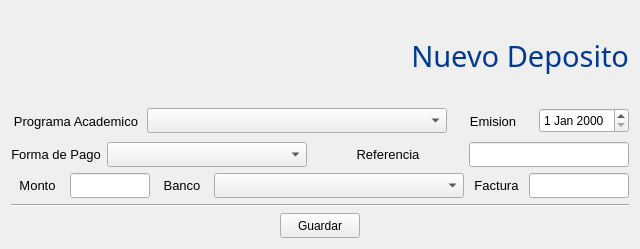
<?xml version="1.0" encoding="UTF-8"?>
<ui version="4.0">
 <class>nuevodeposito</class>
 <widget class="QWidget" name="nuevodeposito">
  <property name="geometry">
   <rect>
    <x>0</x>
    <y>0</y>
    <width>640</width>
    <height>249</height>
   </rect>
  </property>
  <property name="windowTitle">
   <string>CAJA</string>
  </property>
  <property name="windowIcon">
   <iconset resource="icons.qrc">
    <normaloff>:/new/prefix1/iconos/esfera48.png</normaloff>:/new/prefix1/iconos/esfera48.png</iconset>
  </property>
  <layout class="QVBoxLayout" name="verticalLayout">
   <item>
    <widget class="QLabel" name="label_2">
     <property name="font">
      <font>
       <family>Gill Sans MT</family>
       <pointsize>22</pointsize>
       <weight>50</weight>
       <italic>false</italic>
       <bold>false</bold>
      </font>
     </property>
     <property name="styleSheet">
      <string notr="true">font: 22pt &quot;Gill Sans MT&quot;;
color: rgb(00,56,147);</string>
     </property>
     <property name="text">
      <string>Nuevo Deposito</string>
     </property>
     <property name="alignment">
      <set>Qt::AlignRight|Qt::AlignTrailing|Qt::AlignVCenter</set>
     </property>
    </widget>
   </item>
   <item>
    <layout class="QHBoxLayout" name="horizontalLayout_2">
     <item>
      <widget class="QLabel" name="label">
       <property name="minimumSize">
        <size>
         <width>130</width>
         <height>0</height>
        </size>
       </property>
       <property name="maximumSize">
        <size>
         <width>130</width>
         <height>16777215</height>
        </size>
       </property>
       <property name="font">
        <font>
         <family>Segoe UI</family>
         <pointsize>10</pointsize>
        </font>
       </property>
       <property name="text">
        <string>Programa Academico</string>
       </property>
       <property name="alignment">
        <set>Qt::AlignCenter</set>
       </property>
      </widget>
     </item>
     <item>
      <widget class="QComboBox" name="prog">
       <property name="minimumSize">
        <size>
         <width>300</width>
         <height>25</height>
        </size>
       </property>
       <property name="maximumSize">
        <size>
         <width>300</width>
         <height>16777215</height>
        </size>
       </property>
      </widget>
     </item>
     <item>
      <widget class="QLabel" name="label_51">
       <property name="minimumSize">
        <size>
         <width>50</width>
         <height>30</height>
        </size>
       </property>
       <property name="maximumSize">
        <size>
         <width>16777215</width>
         <height>30</height>
        </size>
       </property>
       <property name="font">
        <font>
         <family>Segoe UI</family>
         <pointsize>10</pointsize>
        </font>
       </property>
       <property name="text">
        <string>Emision</string>
       </property>
       <property name="alignment">
        <set>Qt::AlignCenter</set>
       </property>
      </widget>
     </item>
     <item>
      <widget class="QDateEdit" name="fecha">
       <property name="minimumSize">
        <size>
         <width>90</width>
         <height>25</height>
        </size>
       </property>
       <property name="maximumSize">
        <size>
         <width>90</width>
         <height>16777215</height>
        </size>
       </property>
       <property name="font">
        <font>
         <family>Segoe UI</family>
         <pointsize>9</pointsize>
        </font>
       </property>
      </widget>
     </item>
    </layout>
   </item>
   <item>
    <layout class="QHBoxLayout" name="horizontalLayout_3">
     <item>
      <widget class="QLabel" name="label_7">
       <property name="maximumSize">
        <size>
         <width>90</width>
         <height>30</height>
        </size>
       </property>
       <property name="font">
        <font>
         <family>Segoe UI</family>
         <pointsize>10</pointsize>
        </font>
       </property>
       <property name="text">
        <string>Forma de Pago</string>
       </property>
       <property name="alignment">
        <set>Qt::AlignCenter</set>
       </property>
      </widget>
     </item>
     <item>
      <widget class="QComboBox" name="pago">
       <property name="minimumSize">
        <size>
         <width>200</width>
         <height>25</height>
        </size>
       </property>
       <property name="maximumSize">
        <size>
         <width>120</width>
         <height>16777215</height>
        </size>
       </property>
       <property name="font">
        <font>
         <pointsize>9</pointsize>
        </font>
       </property>
      </widget>
     </item>
     <item>
      <widget class="QLabel" name="label_49">
       <property name="minimumSize">
        <size>
         <width>60</width>
         <height>0</height>
        </size>
       </property>
       <property name="maximumSize">
        <size>
         <width>16777215</width>
         <height>30</height>
        </size>
       </property>
       <property name="font">
        <font>
         <family>Segoe UI</family>
         <pointsize>10</pointsize>
        </font>
       </property>
       <property name="text">
        <string>Referencia</string>
       </property>
       <property name="alignment">
        <set>Qt::AlignCenter</set>
       </property>
      </widget>
     </item>
     <item>
      <widget class="QLineEdit" name="referencia">
       <property name="minimumSize">
        <size>
         <width>160</width>
         <height>25</height>
        </size>
       </property>
       <property name="maximumSize">
        <size>
         <width>160</width>
         <height>16777215</height>
        </size>
       </property>
       <property name="font">
        <font>
         <family>Segoe UI</family>
         <pointsize>10</pointsize>
        </font>
       </property>
      </widget>
     </item>
    </layout>
   </item>
   <item>
    <layout class="QHBoxLayout" name="horizontalLayout">
     <item>
      <widget class="QLabel" name="label_50">
       <property name="minimumSize">
        <size>
         <width>50</width>
         <height>0</height>
        </size>
       </property>
       <property name="maximumSize">
        <size>
         <width>16777215</width>
         <height>30</height>
        </size>
       </property>
       <property name="font">
        <font>
         <family>Segoe UI</family>
         <pointsize>10</pointsize>
        </font>
       </property>
       <property name="text">
        <string>Monto</string>
       </property>
       <property name="alignment">
        <set>Qt::AlignCenter</set>
       </property>
      </widget>
     </item>
     <item>
      <widget class="QLineEdit" name="monto">
       <property name="minimumSize">
        <size>
         <width>80</width>
         <height>25</height>
        </size>
       </property>
       <property name="maximumSize">
        <size>
         <width>80</width>
         <height>16777215</height>
        </size>
       </property>
       <property name="font">
        <font>
         <pointsize>9</pointsize>
        </font>
       </property>
      </widget>
     </item>
     <item>
      <widget class="QLabel" name="label_8">
       <property name="minimumSize">
        <size>
         <width>50</width>
         <height>0</height>
        </size>
       </property>
       <property name="maximumSize">
        <size>
         <width>16777215</width>
         <height>30</height>
        </size>
       </property>
       <property name="font">
        <font>
         <family>Segoe UI</family>
         <pointsize>10</pointsize>
        </font>
       </property>
       <property name="text">
        <string>Banco</string>
       </property>
       <property name="alignment">
        <set>Qt::AlignCenter</set>
       </property>
      </widget>
     </item>
     <item>
      <widget class="QComboBox" name="banco">
       <property name="minimumSize">
        <size>
         <width>250</width>
         <height>25</height>
        </size>
       </property>
       <property name="maximumSize">
        <size>
         <width>250</width>
         <height>16777215</height>
        </size>
       </property>
       <property name="font">
        <font>
         <pointsize>9</pointsize>
        </font>
       </property>
      </widget>
     </item>
     <item>
      <widget class="QLabel" name="label_3">
       <property name="minimumSize">
        <size>
         <width>50</width>
         <height>0</height>
        </size>
       </property>
       <property name="font">
        <font>
         <family>Segoe UI</family>
         <pointsize>10</pointsize>
        </font>
       </property>
       <property name="text">
        <string>Factura</string>
       </property>
       <property name="alignment">
        <set>Qt::AlignCenter</set>
       </property>
      </widget>
     </item>
     <item>
      <widget class="QLineEdit" name="factura">
       <property name="minimumSize">
        <size>
         <width>0</width>
         <height>25</height>
        </size>
       </property>
       <property name="maximumSize">
        <size>
         <width>100</width>
         <height>16777215</height>
        </size>
       </property>
      </widget>
     </item>
    </layout>
   </item>
   <item>
    <widget class="Line" name="line">
     <property name="orientation">
      <enum>Qt::Horizontal</enum>
     </property>
    </widget>
   </item>
   <item>
    <layout class="QHBoxLayout" name="horizontalLayout_4">
     <item>
      <spacer name="horizontalSpacer">
       <property name="orientation">
        <enum>Qt::Horizontal</enum>
       </property>
       <property name="sizeHint" stdset="0">
        <size>
         <width>40</width>
         <height>20</height>
        </size>
       </property>
      </spacer>
     </item>
     <item>
      <widget class="QPushButton" name="guardar">
       <property name="minimumSize">
        <size>
         <width>0</width>
         <height>25</height>
        </size>
       </property>
       <property name="font">
        <font>
         <family>Segoe UI</family>
         <pointsize>9</pointsize>
        </font>
       </property>
       <property name="text">
        <string>Guardar</string>
       </property>
      </widget>
     </item>
     <item>
      <spacer name="horizontalSpacer_2">
       <property name="orientation">
        <enum>Qt::Horizontal</enum>
       </property>
       <property name="sizeHint" stdset="0">
        <size>
         <width>40</width>
         <height>20</height>
        </size>
       </property>
      </spacer>
     </item>
    </layout>
   </item>
  </layout>
 </widget>
 <resources>
  <include location="icons.qrc"/>
 </resources>
 <connections/>
</ui>
